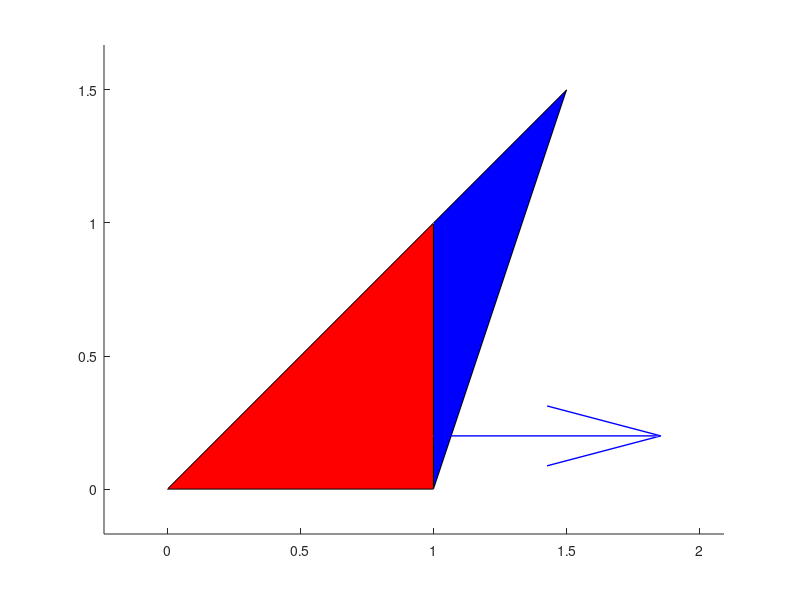
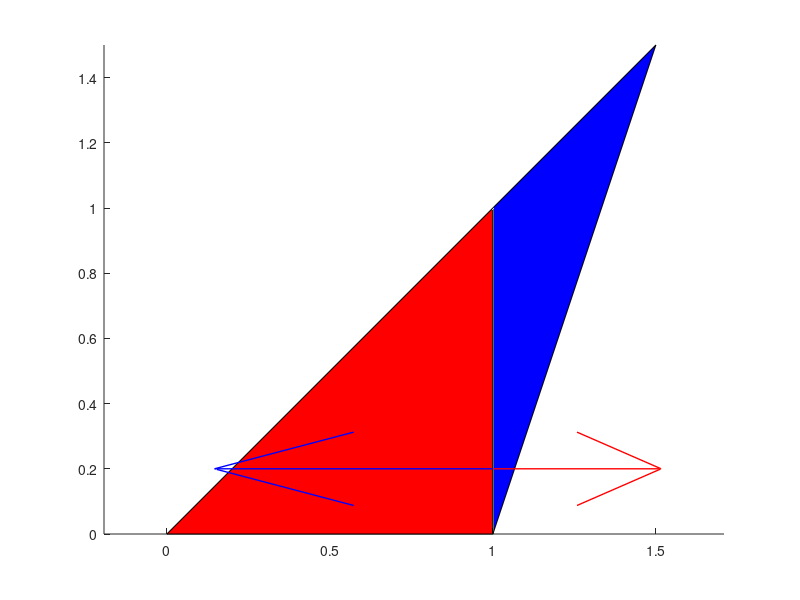

Write the MATLAB code that produced these figures, in order.
a = [0 0 0];
b = [0 1 0];
c = [0 1 1];
d = [0 0 1];
p = [1 0 0;
     1 1 0;
     0 0 0.7;
     1.5 1.5 1.5];
p1 = p([1 2 3],:);
p2 = p([1 2 4],:);
patch(p1(:,1),p1(:,2),p1(:,3),'r'); % 三角形，涂成红色，[1 0 0]表示RGB颜色值中的红色
hold on;
patch(p2(:,1),p2(:,2),p2(:,3),'b'); 

seg = p1(1,:) - p1(2,:);
v1 = p1(3,:) - p1(1,:);
v2 = p2(3,:) - p2(2,:);
d1 = cross(seg,v1);
d1 = d1/norm(d1);
d2 = cross(-seg,v2);
d2 = d2/norm(d2);

ep = [1,0.2,0.4];
quiver3(ep(1),ep(2),ep(3),d1(1),d1(2),d1(3),'r','LineWidth',1,'MaxHeadSize',0.3)
quiver3(ep(1),ep(2),ep(3),d2(1),d2(2),d2(3),'b','LineWidth',1,'MaxHeadSize',0.3)

axis equal

figure

patch(p1(:,1),p1(:,2),p1(:,3),'r'); % 三角形，涂成红色，[1 0 0]表示RGB颜色值中的红色
hold on;
patch(p2(:,1),p2(:,2),p2(:,3),'b'); 

seg = p1(1,:) - p1(2,:);
v1 = p1(3,:) - p1(1,:);
v2 = p2(3,:) - p2(2,:);
d1 = cross(seg,v1);
d1 = -d1/norm(d1);
d2 = cross(-seg,v2);
d2 = -d2/norm(d2);


quiver3(ep(1),ep(2),ep(3),d1(1),d1(2),d1(3),'r','LineWidth',1,'MaxHeadSize',0.3)
quiver3(ep(1),ep(2),ep(3),d2(1),d2(2),d2(3),'b','LineWidth',1,'MaxHeadSize',0.3)

axis equal

% figure
% t = 0:0.01:1;
% x = 0:0.01:1;
% y = 0:0.01:1;
% plot(x+1,2*y); hold on;
% 
% plot(-x+1,y); hold on;